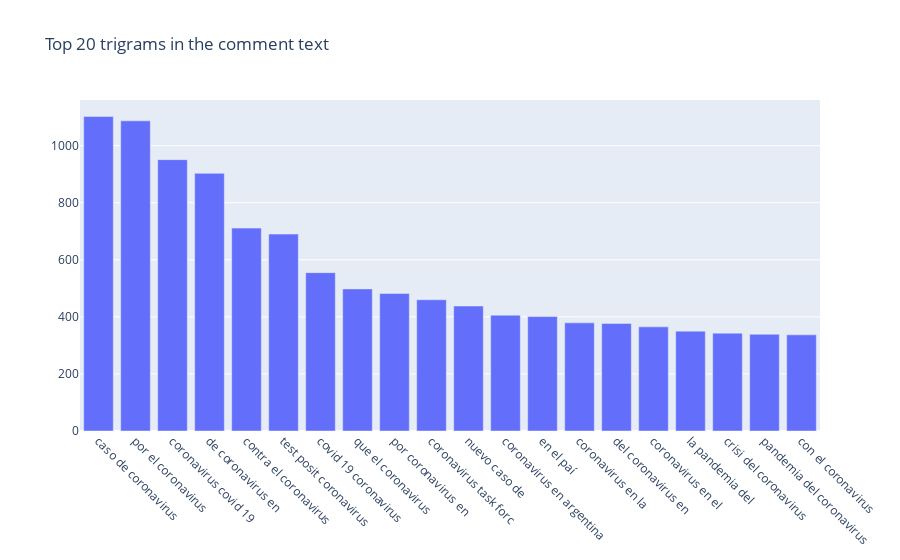

This figure's notebook cell:
### Code cell
#trigram
def get_top_n_trigram(corpus, n=None):
    vec = CountVectorizer(ngram_range=(3, 3)).fit(corpus)
    bag_of_words = vec.transform(corpus)
    sum_words = bag_of_words.sum(axis=0) 
    words_freq = [(word, sum_words[0, idx]) for word, idx in vec.vocabulary_.items()]
    words_freq =sorted(words_freq, key = lambda x: x[1], reverse=True)
    return words_freq[:n]
common_words = get_top_n_trigram(df_tweet['text'], 20)
df4 = pd.DataFrame(common_words, columns = ['trigram' , 'count'])

fig = go.Figure([go.Bar(x=df4['trigram'], y=df4['count'])])
fig.update_layout(title=go.layout.Title(text="Top 20 trigrams in the comment text"))
fig.update_xaxes(tickangle=45)
fig.show()

### Figure 1 — Plotly figure (JSON) as saved in the notebook; plotly's stock layout.template omitted (floating-point values rounded to 4 significant figures)
{"data": [{"type": "bar", "x": ["caso de coronavirus", "por el coronavirus", "coronavirus covid 19", "de coronavirus en", "contra el coronavirus", "test posit coronavirus", "covid 19 coronavirus", "que el coronavirus", "por coronavirus en", "coronavirus task forc", "nuevo caso de", "coronavirus en argentina", "en el paí", "coronavirus en la", "del coronavirus en", "coronavirus en el", "la pandemia del", "crisi del coronavirus", "pandemia del coronavirus", "con el coronavirus"], "y": [1102, 1087, 951, 903, 711, 690, 555, 498, 482, 460, 438, 406, 401, 379, 377, 365, 350, 343, 339, 337]}], "layout": {"title": {"text": "Top 20 trigrams in the comment text"}, "xaxis": {"tickangle": 45}}}
